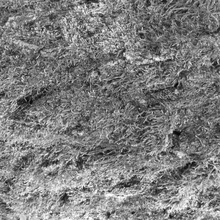
%> input picture glcm_textureVerification-master/Bark.1.png, 220 x 220 px, shrunk from 1024 x 1024 before the run; its folder holds only this picture in this run
$ octave texture.m   (GNU Octave 9; MATLAB toolbox functions it lacks are replaced by stand-ins)
%> lines starting %> are read from the running program, lines starting %| are printed output that depends on the picture
%> further down, img is the input picture: size 220x220 uint8; min 1, max 255, mean 125.3
### glcm_textureVerification-master/glcm.m
function [G] = glcm(img,O)
%> called with O = [0 1]
    [R,C] = size(img);
%> R = 220; C = 220
    G= zeros(256,256);
    for i=1:R - O(1)
        for j=1:C -O(2)
            newi= i+O(1);
            newj= j+ O(2);
            if(newi<=R & newj <=C)
                locX= img(i,j);
                locY= img(newi,newj);

                if(locX==0)
                    locX=1;
                elseif(locY==0)
                    locY=1;
                end
                G(locX,locY)= G(locX,locY)+1;
            end

        end
    end
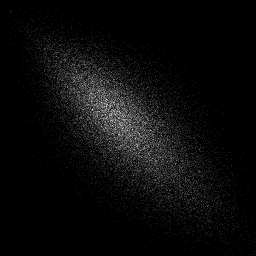
%> G: size 256x256 double; min 0, max 17, mean 0.735; drawn with min black and max white
%> after the loop, locX = 134; locY = 116
end

### glcm_textureVerification-master/calculateEntropy.m
function entropyValue = calculateEntropy(G)

    entropyValue = 0;

    for r = 1:256
        for c = 1:256
            val=0;
            if(G(r,c)~=0)
               val = log2(G(r,c));
            end
            entropyValue = entropyValue + (-1)* G(r,c) * val;

        end
    end
%> after the loop, entropyValue = 13.78


end

### glcm_textureVerification-master/calculateEnergy.m
function energyValue=calculateEnergy(G)
energyValue=0;
  for r = 1:256
        for c = 1:256
% [5 lines of commented-out code are left out]
            energyValue=sum(G(r,c).^2)+energyValue;


        end
    end
%> after the loop, energyValue = 8.81e-05


end

### glcm_textureVerification-master/calculateCorrelation.m
function correlationValue=calculateCorrelation(G)
C=0;
for r = 1:256
    for c= 1:256

            deltaX = (r-1)^2*G(r,c)+1; %相关性中σx
            deltaY= (c-1)^2*G(r,c)+1; %相关性中σy
            C = r*c*G(r,c)+C;

    end
   correlationValue = (C-1*1)/deltaX/deltaY; %相关性
end
%> this loop made 256 passes
%> correlationValue on passes 1 to 3: -1, -1, -1
%> after the loop, C = 16876.7
end

### glcm_textureVerification-master/texture.m
clear all;
close all;
clc;

%% Implement the GLCM and Entropy for all the images.
prefix = {'Bark', 'Bush', 'Fabric', 'Floor', 'Flower', 'Food', 'Gravel', 'Hair', 'Marble', 'Metal', 'Paint' };
entropyValues = [ ];
    for i=1:11
        for j=1:9
            fn = sprintf ( '%s.%d.png', prefix{i}, j );
%> (the run ends here)
